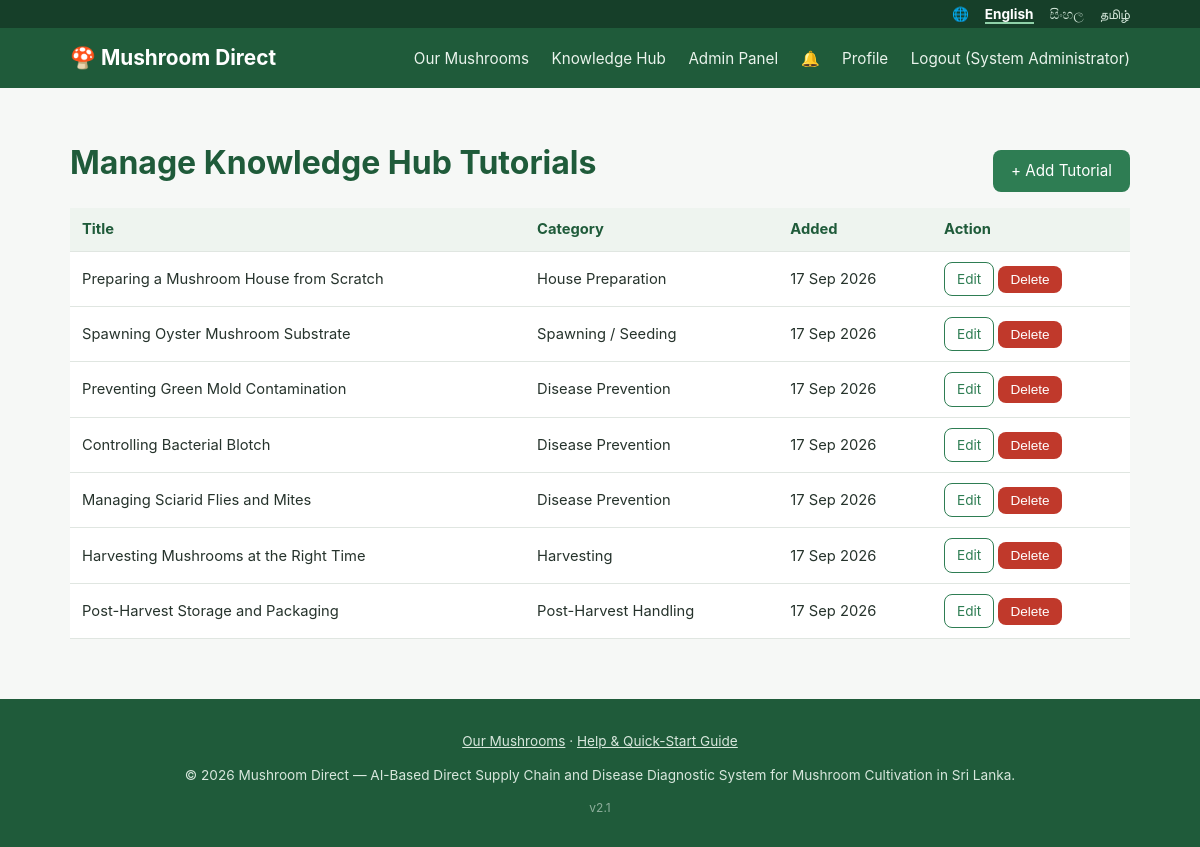
/admin/tutorials.php (signed in), run on the app's committed database.
### tables this page shows
CREATE TABLE tutorials (
  id INT AUTO_INCREMENT PRIMARY KEY,
  category_id INT NULL,
  title VARCHAR(200) NOT NULL,
  title_si VARCHAR(255) NULL,
  title_ta VARCHAR(255) NULL,
  description TEXT,
  description_si TEXT,
  description_ta TEXT,
  video_url VARCHAR(255) NOT NULL,
  thumbnail VARCHAR(255),
  related_disease_id INT NULL COMMENT 'Used for FR-EDU.4 related-tutorial suggestions',
  created_at TIMESTAMP DEFAULT CURRENT_TIMESTAMP,
  FOREIGN KEY (category_id) REFERENCES tutorial_categories(id),
  FOREIGN KEY (related_disease_id) REFERENCES disease_types(id)
);

CREATE TABLE tutorial_categories (
  id INT AUTO_INCREMENT PRIMARY KEY,
  name VARCHAR(100) NOT NULL,
  name_si VARCHAR(150) NULL,
  name_ta VARCHAR(150) NULL
);

### includes/functions.php (called while the page is built, shortened)
<?php
function e($value) {
    return htmlspecialchars((string) $value, ENT_QUOTES, 'UTF-8');
}
function format_date($date) {
    return date('d M Y', strtotime($date));
}

### admin/tutorials.php (the view, shortened to what this page needs)
<?php
require_once __DIR__ . '/../includes/bootstrap.php';
$stmt = $pdo->query(
    'SELECT t.*, c.name AS category_name FROM tutorials t LEFT JOIN tutorial_categories c ON c.id = t.category_id
     ORDER BY t.created_at DESC'
);
$tutorials = $stmt->fetchAll();
include __DIR__ . '/../includes/header.php';
?>
<div style="display:flex; justify-content:space-between; align-items:center;">
  <h1>Manage Knowledge Hub Tutorials</h1>
  <a href="<?= BASE_URL ?>/admin/add_tutorial.php" class="btn">+ Add Tutorial</a>
</div>
<table class="data-table">
  <tr><th>Title</th><th>Category</th><th>Added</th><th>Action</th></tr>
  <?php foreach ($tutorials as $t): ?>
    <tr>
      <td><?= e($t['title']) ?></td>
      <td><?= e($t['category_name'] ?? '-') ?></td>
      <td><?= format_date($t['created_at']) ?></td>
      <td>
        <a href="<?= BASE_URL ?>/admin/edit_tutorial.php?id=<?= (int) $t['id'] ?>" class="btn btn-small btn-outline">Edit</a>
        <form method="post" action="<?= BASE_URL ?>/admin/delete_tutorial.php" style="display:inline">
          <button type="submit" class="btn btn-small btn-danger" onclick="return confirm('Delete this tutorial?')">Delete</button>
        </form>
      </td>
    </tr>
  <?php endforeach; ?>
</table>
<?php include __DIR__ . '/../includes/footer.php'; ?>

### assets/css/style.css (style rules this page uses)
:root { --green: #2e7d53; --green-dark: #1f5b3a; --navy: #1f4e5f; --bg: #f6f8f6; --card: #ffffff; --text: #26332c; --muted: #6b7a70; --border: #e0e6e1; --danger: #c0392b; --radius: 10px; }
* { box-sizing: border-box; }
body { margin: 0; font-family: -apple-system, "Segoe UI", Roboto, Arial, sans-serif; background: var(--bg); color: var(--text); line-height: 1.5; }
h1, h2, h3 { color: var(--green-dark); }
.btn { display: inline-block; background: var(--green); color: #fff; border: none; padding: 10px 18px; border-radius: 8px; font-size: 0.95rem; cursor: pointer; text-decoration: none; margin-top: 16px; }
.btn-danger { background: var(--danger); }
.btn-small { padding: 6px 12px; font-size: 0.85rem; margin-top: 0; }
.btn-outline { background: transparent; border: 1px solid var(--green); color: var(--green); }
table.data-table { width: 100%; border-collapse: collapse; background: var(--card); }
table.data-table th, table.data-table td { padding: 10px 12px; text-align: left; border-bottom: 1px solid var(--border); font-size: 0.92rem; }
table.data-table th { background: #eef4ef; color: var(--green-dark); }

### data on the page
tutorials: title "Preparing a Mushroom House from Scratch", category.name "House Preparation", created_at "17 Sep 2026"
tutorials: title "Spawning Oyster Mushroom Substrate", category.name "Spawning / Seeding", created_at "17 Sep 2026"
tutorials: title "Preventing Green Mold Contamination", category.name "Disease Prevention", created_at "17 Sep 2026"
tutorials: title "Controlling Bacterial Blotch", category.name "Disease Prevention", created_at "17 Sep 2026"
tutorials: title "Managing Sciarid Flies and Mites", category.name "Disease Prevention", created_at "17 Sep 2026"
tutorials: title "Harvesting Mushrooms at the Right Time", category.name "Harvesting", created_at "17 Sep 2026"
tutorials: title "Post-Harvest Storage and Packaging", category.name "Post-Harvest Handling", created_at "17 Sep 2026"

### other printed values
$label "English"
$label "සිංහල"
$label "தமிழ்"
te('app.name') "Mushroom Direct"
te('nav.mushrooms') "Our Mushrooms"
te('nav.knowledge') "Knowledge Hub"
te('nav.admin') "Admin Panel"
te('nav.profile') "Profile"
te('nav.logout') "Logout"
$user['full_name'] "System Administrator"
te('footer.help') "Help & Quick-Start Guide"
te('footer.tagline') "AI-Based Direct Supply Chain and Disease Diagnostic System for Mushroom Cultivation in Sri Lanka."
APP_VERSION "2.1"
